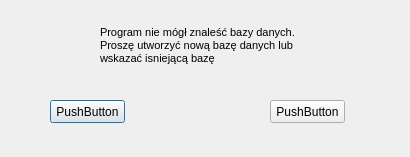
<?xml version="1.0" encoding="UTF-8"?>
<ui version="4.0">
 <class>CreateDatabase</class>
 <widget class="QDialog" name="CreateDatabase">
  <property name="geometry">
   <rect>
    <x>0</x>
    <y>0</y>
    <width>410</width>
    <height>157</height>
   </rect>
  </property>
  <property name="windowTitle">
   <string>Stwórz nową bazę</string>
  </property>
  <property name="sizeGripEnabled">
   <bool>false</bool>
  </property>
  <property name="modal">
   <bool>false</bool>
  </property>
  <widget class="QLabel" name="label">
   <property name="geometry">
    <rect>
     <x>100</x>
     <y>20</y>
     <width>201</width>
     <height>51</height>
    </rect>
   </property>
   <property name="text">
    <string>&lt;!DOCTYPE HTML PUBLIC &quot;-//W3C//DTD HTML 4.0//EN&quot; &quot;http://www.w3.org/TR/REC-html40/strict.dtd&quot;&gt;
&lt;html&gt;&lt;head&gt;&lt;meta name=&quot;qrichtext&quot; content=&quot;1&quot; /&gt;&lt;style type=&quot;text/css&quot;&gt;
p, li { white-space: pre-wrap; }
&lt;/style&gt;&lt;/head&gt;&lt;body style=&quot; font-family:'MS Shell Dlg 2'; font-size:8.25pt; font-weight:400; font-style:normal;&quot;&gt;
&lt;p style=&quot; margin-top:0px; margin-bottom:0px; margin-left:0px; margin-right:0px; -qt-block-indent:0; text-indent:0px;&quot;&gt;&lt;span style=&quot; font-size:8pt;&quot;&gt;Program nie mógł znaleść bazy danych. &lt;/span&gt;&lt;/p&gt;
&lt;p style=&quot; margin-top:0px; margin-bottom:0px; margin-left:0px; margin-right:0px; -qt-block-indent:0; text-indent:0px;&quot;&gt;&lt;span style=&quot; font-size:8pt;&quot;&gt;Proszę utworzyć nową bazę danych lub &lt;/span&gt;&lt;/p&gt;
&lt;p style=&quot; margin-top:0px; margin-bottom:0px; margin-left:0px; margin-right:0px; -qt-block-indent:0; text-indent:0px;&quot;&gt;&lt;span style=&quot; font-size:8pt;&quot;&gt;wskazać isniejącą bazę&lt;/span&gt;&lt;/p&gt;&lt;/body&gt;&lt;/html&gt;</string>
   </property>
  </widget>
  <widget class="QPushButton" name="pushButton">
   <property name="geometry">
    <rect>
     <x>50</x>
     <y>100</y>
     <width>75</width>
     <height>23</height>
    </rect>
   </property>
   <property name="text">
    <string>PushButton</string>
   </property>
  </widget>
  <widget class="QPushButton" name="pushButton_2">
   <property name="geometry">
    <rect>
     <x>270</x>
     <y>100</y>
     <width>75</width>
     <height>23</height>
    </rect>
   </property>
   <property name="text">
    <string>PushButton</string>
   </property>
  </widget>
 </widget>
 <resources/>
 <connections/>
</ui>
